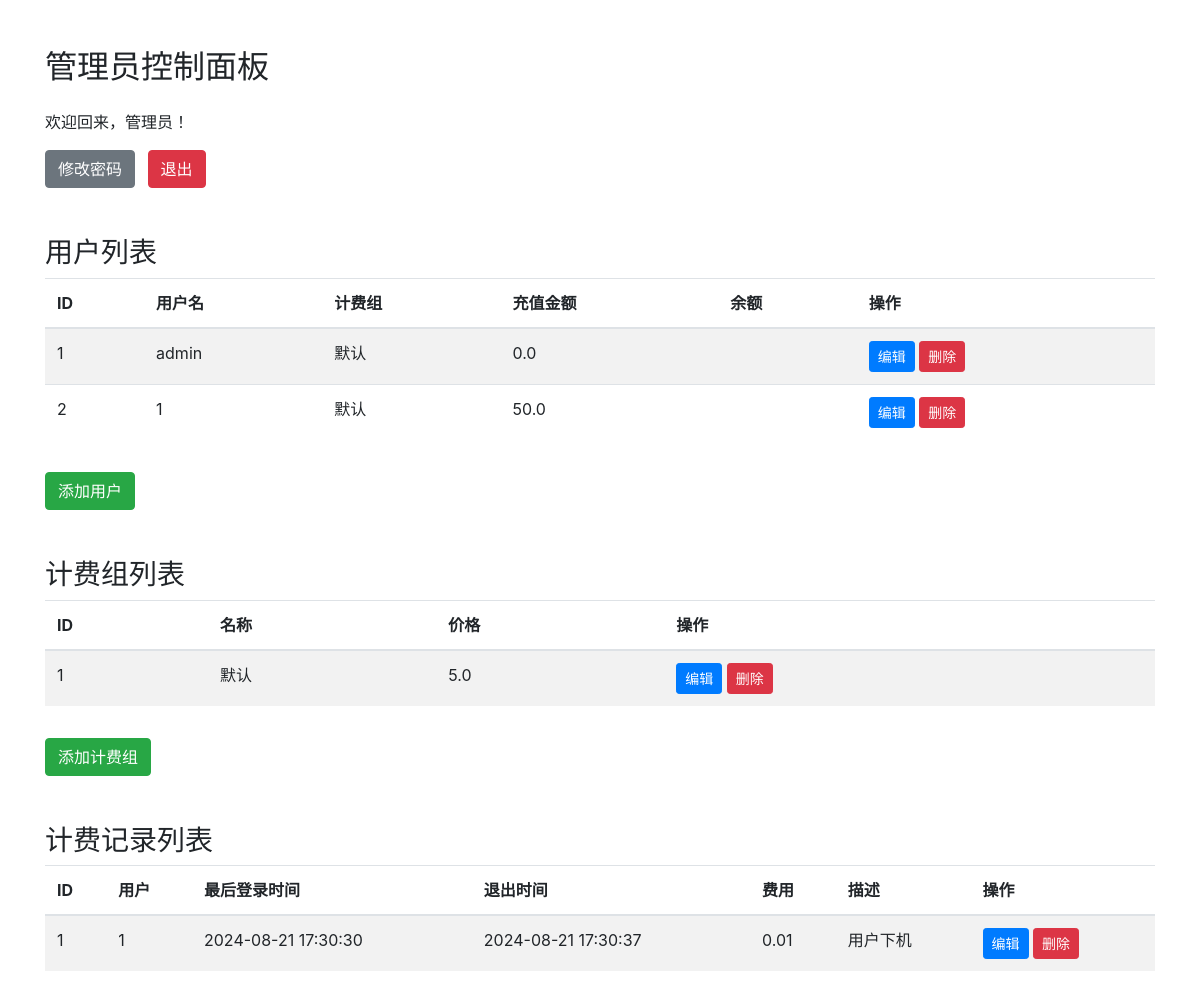
Screenshot of /admin_dashboard (signed in) with the database file from the repository.
### app.py (models this page shows, shortened)
class User(db.Model):
    __tablename__ = 'user'
    id = db.Column(db.Integer, primary_key=True)
    username = db.Column(db.String(80), unique=True, nullable=False)
    password = db.Column(db.String(120), nullable=False)
    is_admin = db.Column(db.Boolean, default=False)
    is_logged = db.Column(db.Boolean, default=False)
    last_login = db.Column(db.DateTime, default=datetime.now())
    billing_group_id = db.Column(db.Integer, db.ForeignKey('billing_group.id'), nullable=False)  # 关联 BillingGroup 模型
    balance = db.Column(db.Float, nullable=False, default=0)
    balance_left = db.Column(db.Float, nullable=False, default=0)

class BillingGroup(db.Model):
    __tablename__ = 'billing_group'
    id = db.Column(db.Integer, primary_key=True)
    name = db.Column(db.String(80), unique=True, nullable=False)
    price = db.Column(db.Float, nullable=False)
    users = db.relationship('User', backref='billing_group', lazy=True)

class BillingRecord(db.Model):
    __tablename__ = 'billing_record'
    id = db.Column(db.Integer, primary_key=True)
    user_id = db.Column(db.Integer, db.ForeignKey('user.id'), nullable=False)
    username = db.Column(db.String(80), nullable=False)
    last_login = db.Column(db.DateTime, nullable=False)
    logout_time = db.Column(db.DateTime)  # 下机时间
    fee = db.Column(db.Float, nullable=False)
    description = db.Column(db.String, nullable=False)
    billing_group_id = db.Column(db.Integer, db.ForeignKey('billing_group.id'), nullable=False)
    billing_group = db.relationship('BillingGroup', backref=db.backref('billing_records', lazy=True))
    user = db.relationship('User', backref=db.backref('billing_records', lazy=True))

### app.py (the view)
@app.route('/admin_dashboard')
def admin_dashboard():
    if not session.get('logged_in') or not session.get('is_admin'):
        return redirect(url_for('index'))
    users = User.query.all()  # 获取所有用户
    billing_groups = BillingGroup.query.all()  # 获取所有计费组
    billing_records = BillingRecord.query.all()  # 获取所有计费记录
    return render_template('admin_dashboard.html', users=users, billing_groups=billing_groups,
                           billing_records=billing_records)

### templates/admin_dashboard.html (shortened to what this page needs)
<!DOCTYPE html>
<html>
<head>
    <link rel="stylesheet" href="https://cdn.jsdelivr.net/npm/bootstrap@4.6.2/dist/css/bootstrap.min.css">
</head>
<body>
    <div class="container mt-5">
        <div class="row">
            <div class="col-md-12">
                <h2 class="mb-4">管理员控制面板</h2>
                <p>欢迎回来，管理员！</p>
                <a href="/admin_change_password" class="btn btn-secondary mr-2">修改密码</a>
                <a href="/logout" class="btn btn-danger">退出</a>
                <h3 class="mt-5">用户列表</h3>
                <table class="table table-striped">
                    <thead>
                        <tr>
                            <th>ID</th>
                            <th>用户名</th>
                            <th>计费组</th>
                            <th>充值金额</th>
                            <th>余额</th>
                            <th>操作</th>
                        </tr>
                    </thead>
                    <tbody>
                        {% for user in users %}
                        <tr>
                            <td>{{ user.id }}</td>
                            <td>{{ user.username }}</td>
                            <td>{{ user.billing_group.name }}</td>
                            <td>{{ user.balance }}</td>
                            <td>{{ balance }}</td>
                            <td>
                                <a href="/edit_user/{{ user.id }}" class="btn btn-sm btn-primary">编辑</a>
                                <a href="/delete_user/{{ user.id }}" class="btn btn-sm btn-danger">删除</a>
                            </td>
                        </tr>
                        {% endfor %}
                    </tbody>
                </table>
                <a href="/add_user" class="btn btn-success mt-3">添加用户</a>
                <h3 class="mt-5">计费组列表</h3>
                <table class="table table-striped">
                    <thead>
                        <tr>
                            <th>ID</th>
                            <th>名称</th>
                            <th>价格</th>
                            <th>操作</th>
                        </tr>
                    </thead>
                    <tbody>
                        {% for billing_group in billing_groups %}
                        <tr>
                            <td>{{ billing_group.id }}</td>
                            <td>{{ billing_group.name }}</td>
                            <td>{{ billing_group.price }}</td>
                            <td>
                                <a href="/edit_billing_group/{{ billing_group.id }}" class="btn btn-sm btn-primary">编辑</a>
                                <a href="/delete_billing_group/{{ billing_group.id }}" class="btn btn-sm btn-danger">删除</a>
                            </td>
                        </tr>
                        {% endfor %}
                    </tbody>
                </table>
                <a href="/add_billing_group" class="btn btn-success mt-3">添加计费组</a>
                <h3 class="mt-5">计费记录列表</h3>
                <table class="table table-striped">
                    <thead>
                        <tr>
                            <th>ID</th>
                            <th>用户</th>
                            <th>最后登录时间</th>
                            <th>退出时间</th>
                            <th>费用</th>
                            <th>描述</th>
                            <th>操作</th>
                        </tr>
                    </thead>
                    <tbody>
                        {% for billing_record in billing_records %}
                        <tr>
                            <td>{{ billing_record.id }}</td>
                            <td>{{ billing_record.user.username }}</td>
                            <td>{{ billing_record.last_login.strftime('%Y-%m-%d %H:%M:%S') }}</td>
                            <td>{% if billing_record.logout_time %}{{ billing_record.logout_time.strftime('%Y-%m-%d %H:%M:%S') }}{% endif %}</td>
                            <td>{{ billing_record.fee }}</td>
                            <td>{{ billing_record.description }}</td>
                            <td>
                                <a href="/edit_billing_record/{{ billing_record.id }}" class="btn btn-sm btn-primary">编辑</a>
                                <a href="/delete_billing_record/{{ billing_record.id }}" class="btn btn-sm btn-danger">删除</a>
                            </td>
                        </tr>
                        {% endfor %}
                    </tbody>
                </table>
            </div>
        </div>
    </div>
</body>
</html>

### rows the page displays
User: id "1", username "admin", billing_group.name "默认", balance "0.0"
User: id "2", username "1", billing_group.name "默认", balance "50.0"
BillingGroup: id "1", name "默认", price "5.0"
BillingRecord: id "1", user.username "1", last_login "2024-08-21 17:30:30", logout_time "2024-08-21 17:30:37", fee "0.01", description "用户下机"
